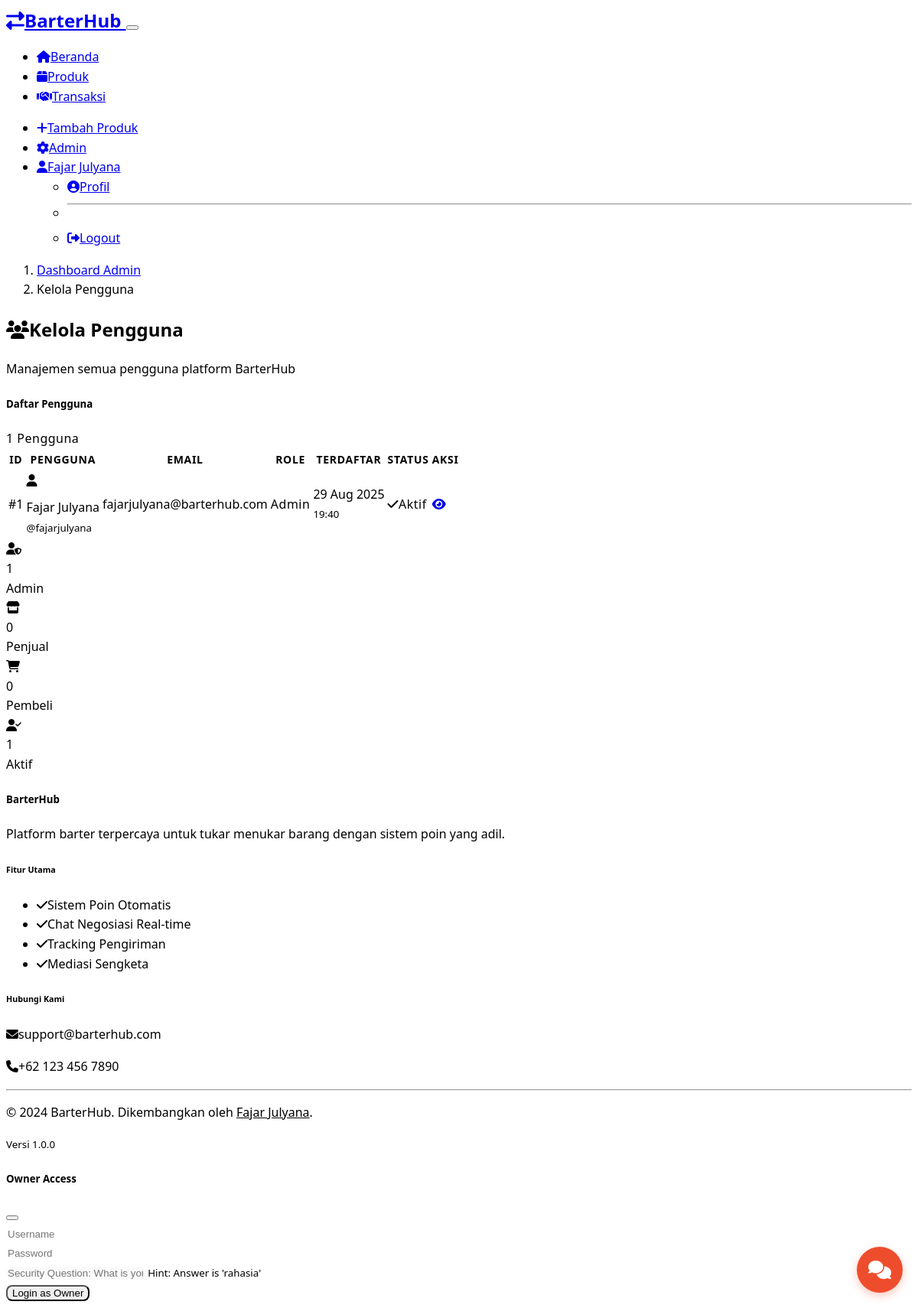
Page /admin/users (signed in) on the committed database.
### models.py (models this page shows, shortened)
class User(UserMixin, db.Model):
    __tablename__ = 'users'
    id = db.Column(db.Integer, primary_key=True)
    username = db.Column(db.String(80), unique=True, nullable=False)
    email = db.Column(db.String(120), unique=True, nullable=False)
    password_hash = db.Column(db.String(256), nullable=False)
    role = db.Column(db.String(20), nullable=False, default='pembeli')  # penjual, pembeli, admin
    full_name = db.Column(db.String(100), nullable=False)
    phone = db.Column(db.String(20))
    address = db.Column(db.Text)
    kode_pos = db.Column(db.String(10))
    is_active = db.Column(db.Boolean, default=True)
    is_banned = db.Column(db.Boolean, default=False)
    ban_reason = db.Column(db.Text)
    banned_at = db.Column(db.DateTime)
    banned_by = db.Column(db.Integer, db.ForeignKey('users.id'))
    violation_count = db.Column(db.Integer, default=0)
    created_at = db.Column(db.DateTime, default=datetime.utcnow)
    updated_at = db.Column(db.DateTime, default=datetime.utcnow, onupdate=datetime.utcnow)
    products = db.relationship('Product', backref='owner', lazy='dynamic', foreign_keys='Product.user_id')
    sent_messages = db.relationship('ChatMessage', foreign_keys='ChatMessage.sender_id', backref='sender', lazy='dynamic')
    transactions_as_seller = db.relationship('Transaction', foreign_keys='Transaction.seller_id', backref='seller', lazy='dynamic')
    transactions_as_buyer = db.relationship('Transaction', foreign_keys='Transaction.buyer_id', backref='buyer', lazy='dynamic')
    reports_made = db.relationship('Report', foreign_keys='Report.reporter_id', backref='reporter', lazy='dynamic')
    reports_received = db.relationship('Report', foreign_keys='Report.reported_user_id', backref='reported_user', lazy='dynamic')
    def is_admin(self):
        return self.role == 'admin'

### routes.py (the view)
@admin.route('/users')
def users():
    page = request.args.get('page', 1, type=int)
    users_pagination = User.query.order_by(User.created_at.desc()).paginate(
        page=page, per_page=20, error_out=False
    )
    return render_template('admin/users.html',
                         users=users_pagination.items,
                         pagination=users_pagination)

### templates/admin/users.html (shortened to what this page needs)
{% extends "base.html" %}
{% block content %}
<div class="container py-4">
    <div class="row mb-4">
        <div class="col">
            <nav aria-label="breadcrumb">
                <ol class="breadcrumb">
                    <li class="breadcrumb-item"><a href="{{ url_for('admin.dashboard') }}">Dashboard Admin</a></li>
                    <li class="breadcrumb-item active">Kelola Pengguna</li>
                </ol>
            </nav>
            <h2>
                <i class="fas fa-users text-primary me-2"></i>Kelola Pengguna
            </h2>
            <p class="text-muted">Manajemen semua pengguna platform BarterHub</p>
        </div>
    </div>
    <div class="card border-0 shadow-sm">
        <div class="card-header">
            <div class="d-flex justify-content-between align-items-center">
                <h5 class="mb-0">Daftar Pengguna</h5>
                <span class="badge bg-primary">{{ pagination.total }} Pengguna</span>
            </div>
        </div>
        <div class="card-body p-0">
            {% if users %}
            <div class="table-responsive">
                <table class="table table-hover mb-0">
                    <thead class="table-light">
                        <tr>
                            <th>ID</th>
                            <th>Pengguna</th>
                            <th>Email</th>
                            <th>Role</th>
                            <th>Terdaftar</th>
                            <th>Status</th>
                            <th>Aksi</th>
                        </tr>
                    </thead>
                    <tbody>
                        {% for user in users %}
                        <tr>
                            <td class="fw-bold">#{{ user.id }}</td>
                            <td>
                                <div class="d-flex align-items-center">
                                    <div class="bg-primary rounded-circle d-flex align-items-center justify-content-center me-3"
                                         style="width: 35px; height: 35px;">
                                        <i class="fas fa-user text-white small"></i>
                                    </div>
                                    <div>
                                        <div class="fw-semibold">{{ user.full_name }}</div>
                                        <small class="text-muted">@{{ user.username }}</small>
                                    </div>
                                </div>
                            </td>
                            <td>
                                <span class="text-break">{{ user.email }}</span>
                            </td>
                            <td>
                                {% if user.role == 'admin' %}
                                    <span class="badge bg-danger">Admin</span>
                                {% elif user.role == 'penjual' %}
                                    <span class="badge bg-success">Penjual</span>
                                {% else %}
                                    <span class="badge bg-info">Pembeli</span>
                                {% endif %}
                            </td>
                            <td>
                                <div>{{ user.created_at.strftime('%d %b %Y') }}</div>
                                <small class="text-muted">{{ user.created_at.strftime('%H:%M') }}</small>
                            </td>
                            <td>
                                {% if user.is_active %}
                                    <span class="badge bg-success">
                                        <i class="fas fa-check me-1"></i>Aktif
                                    </span>
                                {% else %}
                                    <span class="badge bg-secondary">
                                        <i class="fas fa-times me-1"></i>Nonaktif
                                    </span>
                                {% endif %}
                            </td>
                            <td>
                                <div class="btn-group btn-group-sm" role="group">
                                    <a href="{{ url_for('main.profile') }}" class="btn btn-outline-primary">
                                        <i class="fas fa-eye"></i>
                                    </a>
                                </div>
                            </td>
                        </tr>
                        {% endfor %}
                    </tbody>
                </table>
            </div>
            {% endif %}
        </div>
    </div>
    <div class="row g-4 mt-4">
        <div class="col-lg-3 col-md-6">
            <div class="card border-0 shadow-sm bg-primary text-white">
                <div class="card-body text-center">
                    <i class="fas fa-user-shield fs-2 mb-2"></i>
                    <div class="h4">{{ users|selectattr('role', 'equalto', 'admin')|list|length }}</div>
                    <div class="small opacity-75">Admin</div>
                </div>
            </div>
        </div>
        <div class="col-lg-3 col-md-6">
            <div class="card border-0 shadow-sm bg-success text-white">
                <div class="card-body text-center">
                    <i class="fas fa-store fs-2 mb-2"></i>
                    <div class="h4">{{ users|selectattr('role', 'equalto', 'penjual')|list|length }}</div>
                    <div class="small opacity-75">Penjual</div>
                </div>
            </div>
        </div>
        <div class="col-lg-3 col-md-6">
            <div class="card border-0 shadow-sm bg-info text-white">
                <div class="card-body text-center">
                    <i class="fas fa-shopping-cart fs-2 mb-2"></i>
                    <div class="h4">{{ users|selectattr('role', 'equalto', 'pembeli')|list|length }}</div>
                    <div class="small opacity-75">Pembeli</div>
                </div>
            </div>
        </div>
        <div class="col-lg-3 col-md-6">
            <div class="card border-0 shadow-sm bg-warning text-dark">
                <div class="card-body text-center">
                    <i class="fas fa-user-check fs-2 mb-2"></i>
                    <div class="h4">{{ users|selectattr('is_active', 'equalto', true)|list|length }}</div>
                    <div class="small">Aktif</div>
                </div>
            </div>
        </div>
    </div>
</div>
{% endblock %}

### templates/base.html (shortened to what this page needs)
<!DOCTYPE html>
<html lang="id" data-bs-theme="dark">
<head>
    <link href="https://cdn.replit.com/agent/bootstrap-agent-dark-theme.min.css" rel="stylesheet">
    <link href="https://cdnjs.cloudflare.com/ajax/libs/font-awesome/6.4.0/css/all.min.css" rel="stylesheet">
    <link href="{{ url_for('static', filename='css/style.css') }}" rel="stylesheet">
</head>
<body>
    <nav class="navbar navbar-expand-lg navbar-dark">
        <div class="container">
            <a class="navbar-brand fw-bold" href="{{ url_for('main.index') }}">
                <i class="fas fa-exchange-alt text-primary me-2"></i>BarterHub
            </a>
            <button class="navbar-toggler" type="button" data-bs-toggle="collapse" data-bs-target="#navbarNav">
            </button>
            <div class="collapse navbar-collapse" id="navbarNav">
                <ul class="navbar-nav me-auto">
                    <li class="nav-item">
                        <a class="nav-link" href="{{ url_for('main.index') }}">
                            <i class="fas fa-home me-1"></i>Beranda
                        </a>
                    </li>
                    <li class="nav-item">
                        <a class="nav-link" href="{{ url_for('products.list_products') }}">
                            <i class="fas fa-box me-1"></i>Produk
                        </a>
                    </li>
                    {% if current_user.is_authenticated %}
                    <li class="nav-item">
                        <a class="nav-link" href="{{ url_for('transactions.list_transactions') }}">
                            <i class="fas fa-handshake me-1"></i>Transaksi
                        </a>
                    </li>
                    {% endif %}
                </ul>
                <ul class="navbar-nav">
                    {% if current_user.is_authenticated %}
                        <li class="nav-item">
                            <a class="nav-link" href="{{ url_for('products.add') }}">
                                <i class="fas fa-plus me-1"></i>Tambah Produk
                            </a>
                        </li>
                        {% if current_user.is_admin() %}
                        <li class="nav-item">
                            <a class="nav-link" href="{{ url_for('admin.dashboard') }}">
                                <i class="fas fa-cog me-1"></i>Admin
                            </a>
                        </li>
                        {% endif %}
                        <li class="nav-item dropdown">
                            <a class="nav-link dropdown-toggle" href="#" id="navbarDropdown" role="button" data-bs-toggle="dropdown">
                                <i class="fas fa-user me-1"></i>{{ current_user.full_name }}
                            </a>
                            <ul class="dropdown-menu">
                                <li><a class="dropdown-item" href="{{ url_for('main.profile') }}">
                                    <i class="fas fa-user-circle me-2"></i>Profil
                                </a></li>
                                <li><hr class="dropdown-divider"></li>
                                <li><a class="dropdown-item" href="{{ url_for('auth.logout') }}">
                                    <i class="fas fa-sign-out-alt me-2"></i>Logout
                                </a></li>
                            </ul>
                        </li>
                    {% endif %}
                </ul>
            </div>
        </div>
    </nav>
    <main>
        {% block content %}{% endblock %}
    </main>
    {% if current_user.is_authenticated %}
    <div id="chatFloat" class="chat-float">
        <div class="chat-toggle" onclick="toggleChat()">
            <i class="fas fa-comments"></i>
        </div>
    </div>
    {% endif %}
    <footer class="bg-dark mt-5 py-4">
        <div class="container">
            <div class="row">
                <div class="col-lg-4 mb-3">
                    <h5 class="text-primary">BarterHub</h5>
                    <p class="text-muted">Platform barter terpercaya untuk tukar menukar barang dengan sistem poin yang adil.</p>
                </div>
                <div class="col-lg-4 mb-3">
                    <h6>Fitur Utama</h6>
                    <ul class="list-unstyled text-muted">
                        <li><i class="fas fa-check text-success me-2"></i>Sistem Poin Otomatis</li>
                        <li><i class="fas fa-check text-success me-2"></i>Chat Negosiasi Real-time</li>
                        <li><i class="fas fa-check text-success me-2"></i>Tracking Pengiriman</li>
                        <li><i class="fas fa-check text-success me-2"></i>Mediasi Sengketa</li>
                    </ul>
                </div>
                <div class="col-lg-4 mb-3">
                    <h6>Hubungi Kami</h6>
                    <p class="text-muted mb-1">
                        <i class="fas fa-envelope me-2"></i>support@barterhub.com
                    </p>
                    <p class="text-muted">
                        <i class="fas fa-phone me-2"></i>+62 123 456 7890
                    </p>
                </div>
            </div>
            <hr class="my-3">
            <div class="row align-items-center">
                <div class="col-md-6">
                    <p class="text-muted mb-0">&copy; 2024 BarterHub. Dikembangkan oleh <span onclick="toggleOwnerLogin()" style="cursor: pointer; text-decoration: underline;" title="Click for owner access">Fajar Julyana</span>.</p>
                </div>
                <div class="col-md-6 text-md-end">
                    <small class="text-muted">Versi 1.0.0</small>
                </div>
            </div>
            <div id="ownerLoginModal" class="modal fade" tabindex="-1">
                <div class="modal-dialog modal-sm">
                    <div class="modal-content bg-dark">
                        <div class="modal-header border-secondary">
                            <h5 class="modal-title text-primary">Owner Access</h5>
                            <button type="button" class="btn-close btn-close-white" data-bs-dismiss="modal"></button>
                        </div>
                        <div class="modal-body">
                            <form action="{{ url_for('auth.login') }}" method="POST">
                                <div class="mb-3">
                                    <input type="text" class="form-control" name="username" placeholder="Username" required>
                                </div>
                                <div class="mb-3">
                                    <input type="password" class="form-control" name="password" placeholder="Password" required>
                                </div>
                                <div class="mb-3">
                                    <input type="text" class="form-control" placeholder="Security Question: What is your secret?" disabled>
                                    <small class="text-muted">Hint: Answer is 'rahasia'</small>
                                </div>
                                <button type="submit" class="btn btn-primary w-100">Login as Owner</button>
                            </form>
                        </div>
                    </div>
                </div>
            </div>
        </div>
    </footer>
</body>
</html>

### rows in the picture
User: full_name "Fajar Julyana", id "1", username "fajarjulyana", email "fajarjulyana@barterhub.com", role "Admin", created_at "29 Aug 2025", created_at "19:40", is_active True (drawn)

### other values in the picture
{{ pagination.total }} "1"
{{ users|selectattr('role', 'equalto', 'admin')|list|length }} "1"
{{ users|selectattr('role', 'equalto', 'penjual')|list|length }} "0"
{{ users|selectattr('role', 'equalto', 'pembeli')|list|length }} "0"
{{ users|selectattr('is_active', 'equalto', true)|list|length }} "1"
